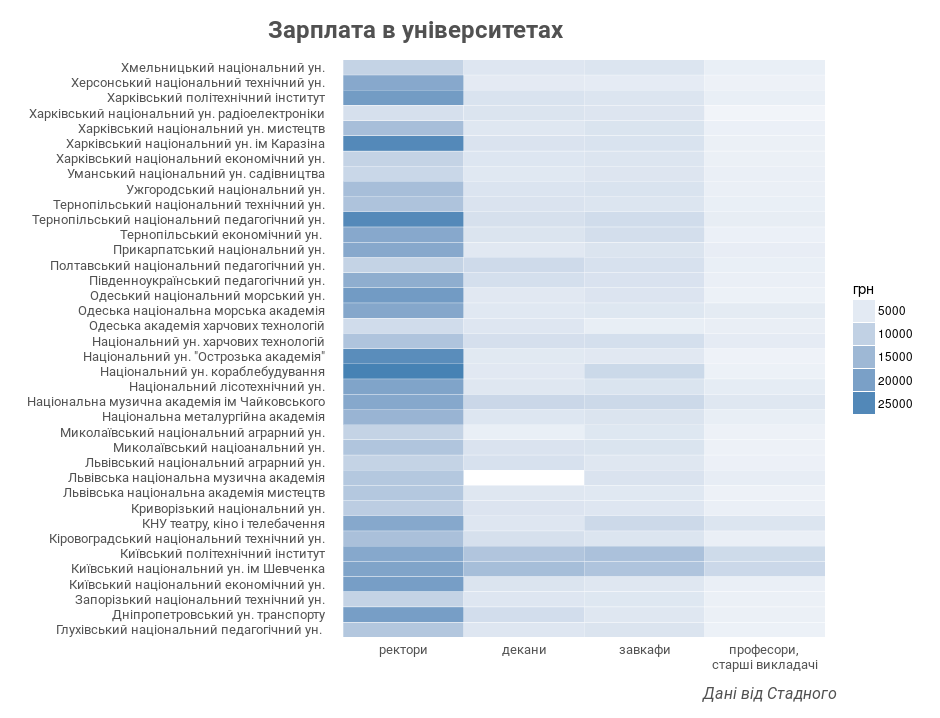

The script that drew this image:
salary.w = gather(salary, level, salary, rek:prof)

salary.w$level = as.factor(salary.w$level)

salary.w$level =factor(salary.w$level, levels=c("rek", "dek", "zav", "prof"))

ggplot(salary.w, aes(level, uni)) + geom_tile(aes(fill = salary), colour = "white")+
 scale_fill_gradient(low = "white", high = "steelblue")+theme_bw()+
  ggtitle("Зарплата в університетах")+
  labs(caption="Дані від Стадного")+
  guides(fill=guide_legend(title="грн"))+
  theme(
    plot.title = element_text(size=18, family="Roboto", face="bold", colour = "#515151", hjust=-0.3, vjust=2),
    plot.caption = element_text(size=12, family="Roboto", color="#515151", face="italic", vjust=-2),
    panel.border=element_blank(),
    panel.background = element_rect(fill = "#ffffff"),
    plot.background = element_rect(fill = "#ffffff"),
    axis.title=element_blank(),
    axis.ticks=element_blank(),
    axis.text=element_text(size=10, family="Roboto", colour = "#515151"),
    panel.grid.major = element_blank(),
    panel.grid.minor = element_blank(),
    plot.margin = unit(c(20, 20, 20, 20), "points")
  )+scale_x_discrete(labels=c("ректори", "декани", "завкафи", "професори, \nстарші викладачі"))
